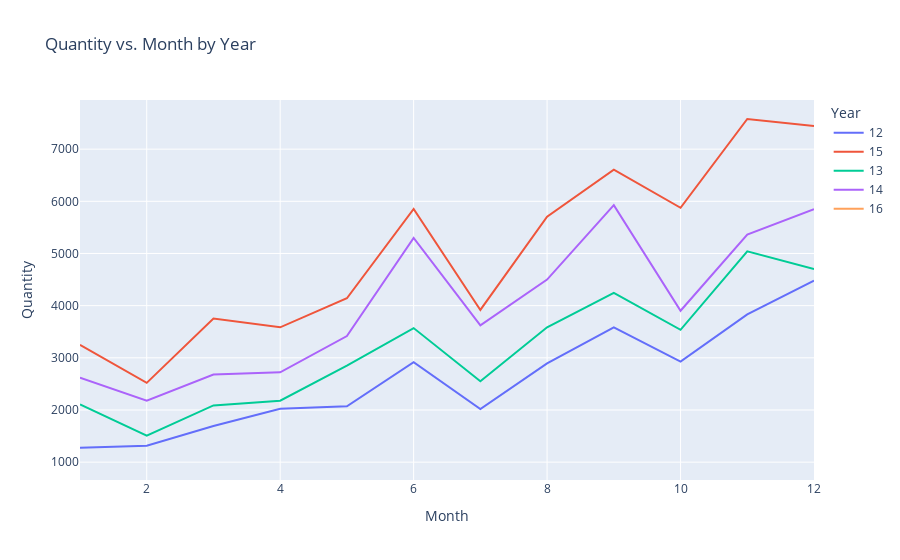

Notebook code cell kept with this figure:
### Code cell
ship_date_inv = orders[['Ship.Date','Quantity']].sort_values(by = 'Ship.Date')
ship_date_inv.loc[:,'Month'] = ship_date_inv['Ship.Date'].apply(lambda x: int(x[:x.find('/')]))
ship_date_inv.loc[:,'Year']  = ship_date_inv['Ship.Date'].apply(lambda x: x[-2:])

#ship_date_inv.head()

month_quant = ship_date_inv.groupby(by = ['Year','Month']).sum().reset_index()

fig = px.line(data_frame = month_quant.sort_values(by = 'Month'),
              x = 'Month',
              y = 'Quantity',
              color = 'Year',
              title = 'Quantity vs. Month by Year')
fig.show()

### Figure 1 — Plotly figure (JSON) as saved in the notebook; plotly's stock layout.template omitted (floating-point values rounded to 4 significant figures)
{"data": [{"hovertemplate": "Year=12<br>Month=%{x}<br>Quantity=%{y}<extra></extra>", "legendgroup": "12", "line": {"color": "#636efa", "dash": "solid"}, "mode": "lines", "name": "12", "orientation": "v", "showlegend": true, "type": "scatter", "x": [1, 2, 3, 4, 5, 6, 7, 8, 9, 10, 11, 12], "xaxis": "x", "y": [1278, 1313, 1693, 2024, 2070, 2917, 2018, 2893, 3584, 2927, 3831, 4478], "yaxis": "y"}, {"hovertemplate": "Year=15<br>Month=%{x}<br>Quantity=%{y}<extra></extra>", "legendgroup": "15", "line": {"color": "#EF553B", "dash": "solid"}, "mode": "lines", "name": "15", "orientation": "v", "showlegend": true, "type": "scatter", "x": [1, 2, 3, 4, 5, 6, 7, 8, 9, 10, 11, 12], "xaxis": "x", "y": [3250, 2520, 3752, 3585, 4141, 5853, 3918, 5704, 6606, 5876, 7578, 7446], "yaxis": "y"}, {"hovertemplate": "Year=13<br>Month=%{x}<br>Quantity=%{y}<extra></extra>", "legendgroup": "13", "line": {"color": "#00cc96", "dash": "solid"}, "mode": "lines", "name": "13", "orientation": "v", "showlegend": true, "type": "scatter", "x": [1, 2, 3, 4, 5, 6, 7, 8, 9, 10, 11, 12], "xaxis": "x", "y": [2106, 1510, 2088, 2177, 2852, 3570, 2550, 3585, 4247, 3536, 5040, 4700], "yaxis": "y"}, {"hovertemplate": "Year=14<br>Month=%{x}<br>Quantity=%{y}<extra></extra>", "legendgroup": "14", "line": {"color": "#ab63fa", "dash": "solid"}, "mode": "lines", "name": "14", "orientation": "v", "showlegend": true, "type": "scatter", "x": [1, 2, 3, 4, 5, 6, 7, 8, 9, 10, 11, 12], "xaxis": "x", "y": [2621, 2176, 2679, 2723, 3416, 5297, 3622, 4500, 5927, 3903, 5363, 5847], "yaxis": "y"}, {"hovertemplate": "Year=16<br>Month=%{x}<br>Quantity=%{y}<extra></extra>", "legendgroup": "16", "line": {"color": "#FFA15A", "dash": "solid"}, "mode": "lines", "name": "16", "orientation": "v", "showlegend": true, "type": "scatter", "x": [1], "xaxis": "x", "y": [1022], "yaxis": "y"}], "layout": {"legend": {"title": {"text": "Year"}, "tracegroupgap": 0}, "title": {"text": "Quantity vs. Month by Year"}, "xaxis": {"anchor": "y", "domain": [0, 1], "title": {"text": "Month"}}, "yaxis": {"anchor": "x", "domain": [0, 1], "title": {"text": "Quantity"}}}}
